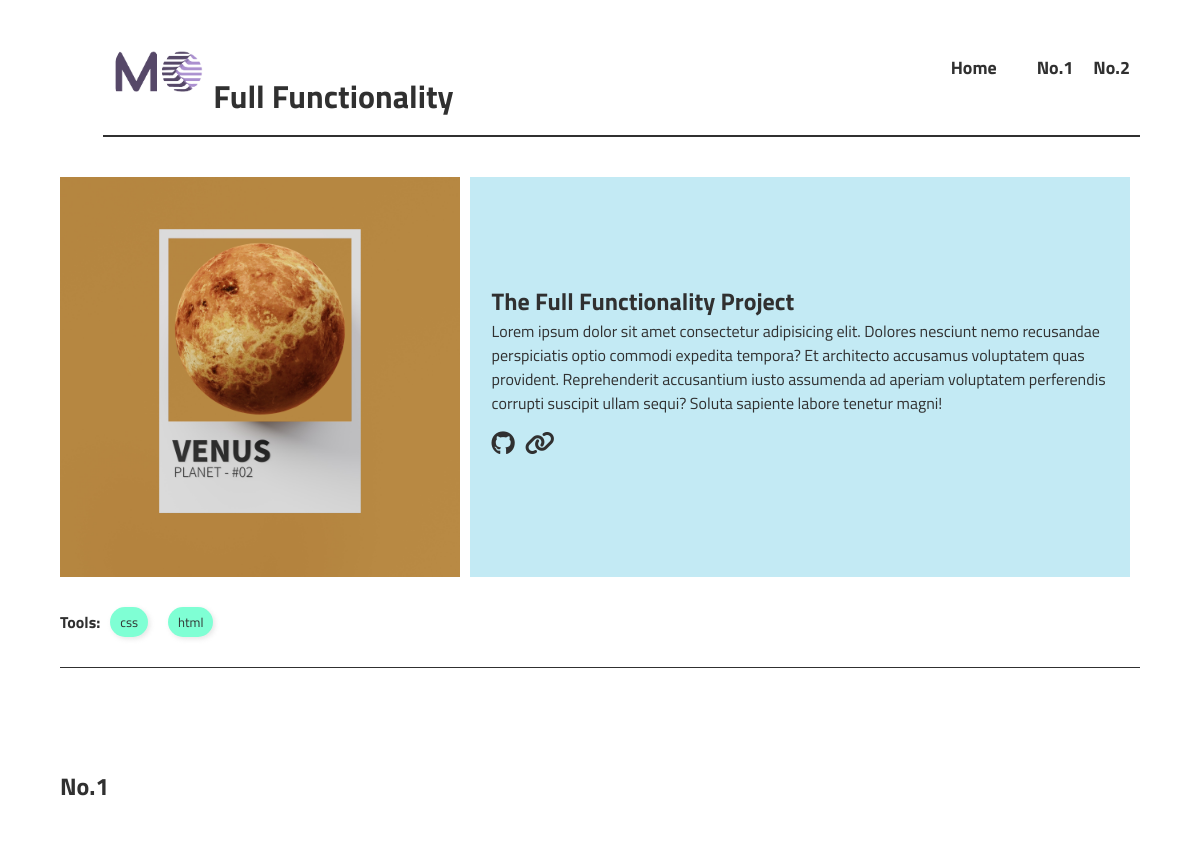
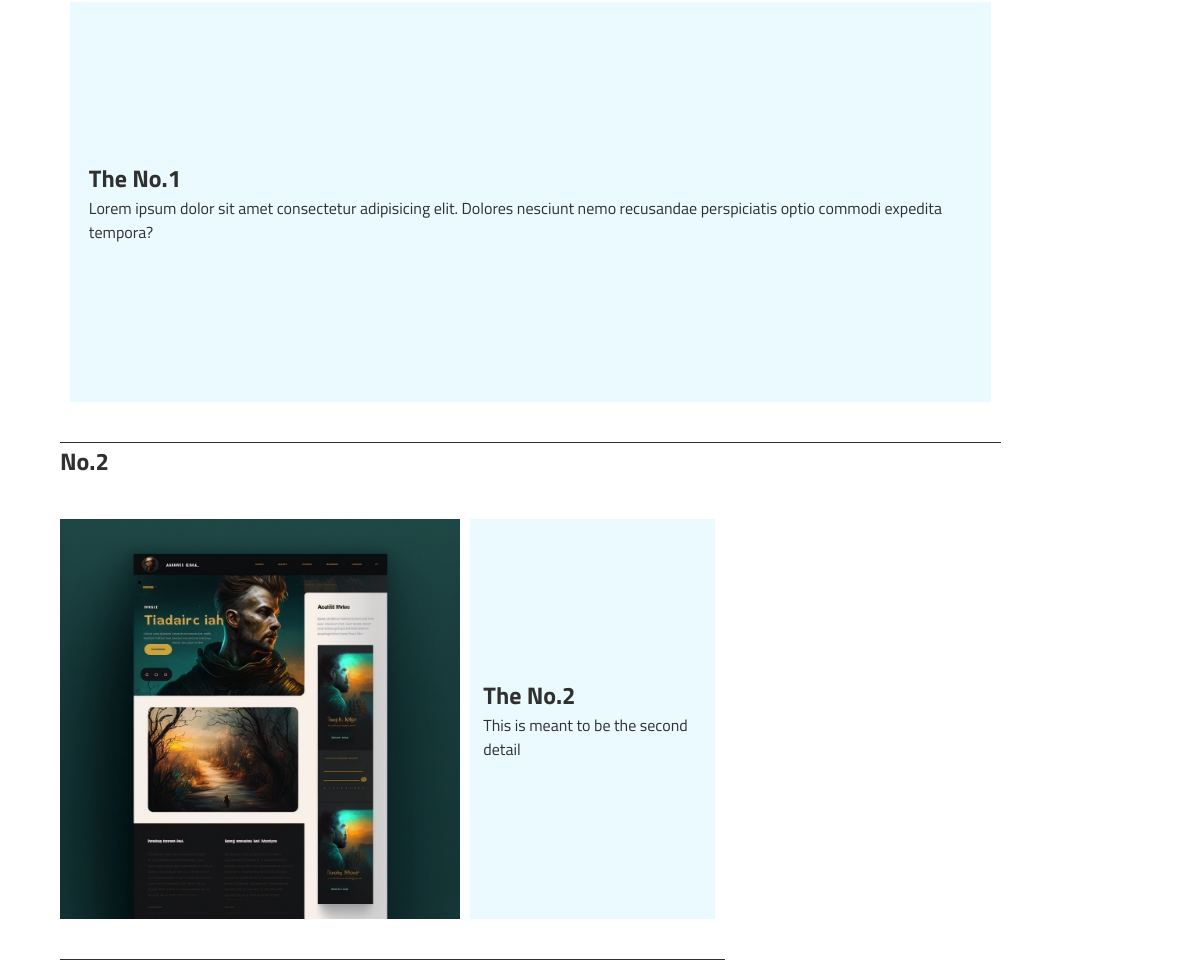
Screenshot of /project/full-functionality/ with the database file from the repository (2 pictures, top to bottom).
### basePortfolio/models.py (models this page shows, shortened)
class project(models.Model):
    STATUS_CHOICES = (
        ('draft', 'Draft'),
        ('published', 'Published'),
    )
    objects = models.Manager()
    title = models.CharField(max_length=250)
    slug = models.SlugField(null=True)
    projectLogo = models.ImageField(upload_to='images/', blank=True)
    frontPageImage = models.ImageField(upload_to='images/', blank=True)
    overview = models.TextField()
    publish = models.DateTimeField(default=timezone.now)
    created = models.DateTimeField(auto_now_add=True, null = True)
    published = PublishedManager() # Our custom manager.
    status = models.CharField(max_length=10,
                            choices=STATUS_CHOICES,
                            default='draft')
    category = models.ForeignKey(Category, related_name='tag',
                                 on_delete=models.SET_NULL, null=True, blank=True)
    tags = TaggableManager()
    class Meta:
        ordering = ('-created',)

class projectBody(models.Model):
    project = models.ForeignKey(project,
                             on_delete=models.CASCADE,
                             related_name='comments',
                             serialize=True)
    title = models.CharField(max_length=255)
    slug = models.SlugField(null=True)
    body = models.TextField()
    image = models.ImageField(upload_to='project/pk', blank=True)
    created = models.DateTimeField(auto_now_add=True)
    updated = models.DateTimeField(auto_now=True)
    active = models.BooleanField(default=True)
    class Meta:
        ordering = ('-created',)

### basePortfolio/views.py (the view)
# urls.py: path('project/<slug:slug>/', projectPage, name='projectPage'),
def projectPage(request, slug):
    project_object = get_object_or_404(project, slug=slug)
    Project_body = projectBody.objects.filter(project = project_object).order_by('created')
    context = {'project_object' : project_object,
               'Project_body':Project_body,}
    return render(request, 'base/project.html', context)

### basePortfolio/templates/base/project.html (shortened to what this page needs)
{% load static %}
<!DOCTYPE html>
<html lang="en">
<head>
    <link rel="stylesheet" href="{% static '/project.css' %}">
    <link rel="stylesheet" href="https://cdnjs.cloudflare.com/ajax/libs/font-awesome/6.4.0/css/all.min.css">
</head>
<body>
    <div class="container">
        <div class="logo-container ">
            <div class="logo-content">
                <div class="pro-logo flex">
                    {% if project_object.projectLogo %}
                    <img src="{{ project_object.projectLogo.url }}" alt="">
                    {% endif %}
                    <div class="pro-logo-text">
                        <h1>{{project_object.title}}</h1>
                    </div>
                </div>
                <div class="pro-nav">
                    <ul class="flex">
                        <a href="{% url 'portfolioPage' %}"><li>Home<li></a>
                        {% for body in Project_body%}
                        <a  class="pro-links" href="#{{body.slug}}"><li>{{body.title}}</li></a>
                        {% endfor %}
                    </ul>
                </div>
            </div>
        </div>
        <div class="head-container flex">
            <div class="pro-display">
                <div class="header-image">
                    {% if project_object.frontPageImage %}
                    <img src="{{ project_object.frontPageImage.url }}" alt="live-preview">
                    {% endif %}
                </div>
                <div class="tags flex">
                    <h4>Tools:</h4>
                    {% for tag in project_object.tags.all %}
                    <div class="tag-name">{{tag.name}}</div>
                    {% endfor %}
                </div>
            </div>
            <div class="pro-details flex flex-row">
                <div class="title">
                    <h2>The {{ project_object.title }} Project</h2>
                </div>
                <div class="main-description">
                    <p>{{project_object.overview}}</p>
                </div>
                <div class="links flex">
                    <a href=""><h2><i class="fa-brands fa-github"></i></h2></a>
                    <a href="" alt="live-preview"><h2><i class="fa-solid fa-link"></i></h2></a>
                </div>
            </div>
        </div>
        <div class="props">
            {% for body in Project_body%}
            <h2 id="{{body.slug}}" class="body-header">{{ body.title }}</h2>
            <div class="head-container flex">
                    <div class="pro-display">
                        {% if body.image %}
                        <div class="header-image body-clip">
                            <img src="{{ body.image.url }}" alt="">
                        </div>
                        {% endif %}
                    </div>
                    <div class="pro-body-details flex flex-row" >
                        <div class="title">
                            <h2>The {{ body.title }}</h2>
                        </div>
                        <div class="main-description">
                            <p>{{ body.body }}</p>
                        </div>
                    </div>
            </div>
            {% endfor %}
        </div>
    </div>
</body>
</html>

### basePortfolio/static/project.css (style rules this page uses)
* { padding: 0; margin: 0; box-sizing: border-box; font-family: 'Titillium Web', sans-serif; color: #303030; transition: .5s; }
.flex { display: flex; justify-content: center; width: fit-content; }
.flex-row { flex-direction: column; }
a { text-decoration: none; color: inherit; }
ul li { list-style: none; margin: 5px 10px; }
.container { padding: 0 5%; }
.logo-container { padding: 0 0 0 4%; width: 100%; justify-content: space-between; }
.logo-content { width: 100%; display: flex; justify-content: space-between; border-bottom: solid 2px; }
.logo-container .pro-nav { align-self: center; }
.logo-container .pro-nav ul li { font-size: large; font-weight: bold; border-bottom: solid 1px #ffffff; transition: .3s; }
.pro-logo { margin: 30px 0 10px 0; padding-bottom: 5px; align-items: end; justify-content: left; }
.pro-logo img { border-radius: 50%; width: 90px; margin: 0 10px; }
.pro-logo-text { text-align: center; }
.pro-details { margin: 0 10px; background: #c3eaf4; height: 400px; padding: 0 2%; }
.container .head-container { margin-top: 40px; border-bottom: #303030 solid 1px; padding-bottom: 20px; }
.container .head-container .header-image { height: 400px; margin-bottom: 20px; transition: .5s; }
.container .head-container .header-image img { height: 100%; transition: .3s; }
.container .head-container .tags { align-items: center; }
.container .head-container .tags .tag-name { padding: 5px 10px; margin: 10px; background-color: aquamarine; width: fit-content; border-radius: 20px; font-size: small; box-shadow: #d9d9d9a8 2px 2px 5px; }
.links { margin: 10px 0; gap: 10px; }
.container .props { margin-top: 100px; }
.pro-body-details { margin: 0 10px; background: #caf2fc5e; height: 400px; padding: 0 2%; }

### basePortfolio/templates/base/project.html (style rules this page uses)
* { scroll-behavior: smooth; }
.container .head-container .header-image { box-shadow: none; display: flex; justify-content: center; }

### rows the page displays
project: projectLogo (picture), title "Full Functionality", frontPageImage (picture), overview "Lorem ipsum dolor sit amet consectetur adipisicing elit. Dolores nesciunt nemo recusandae perspiciatis optio commodi expedita tempora? Et architecto accusamus voluptatem quas provident. Reprehenderit accusantium iusto assumenda ad aperiam voluptatem perferendis corrupti suscipit ullam sequi? Soluta sapiente labore tenetur magni!"
projectBody: title "No.1", body "Lorem ipsum dolor sit amet consectetur adipisicing elit. Dolores nesciunt nemo recusandae perspiciatis optio commodi expedita tempora?"
projectBody: title "No.2", image (picture), body "This is meant to be the second detail"
Tag: name "css"
Tag: name "html"
